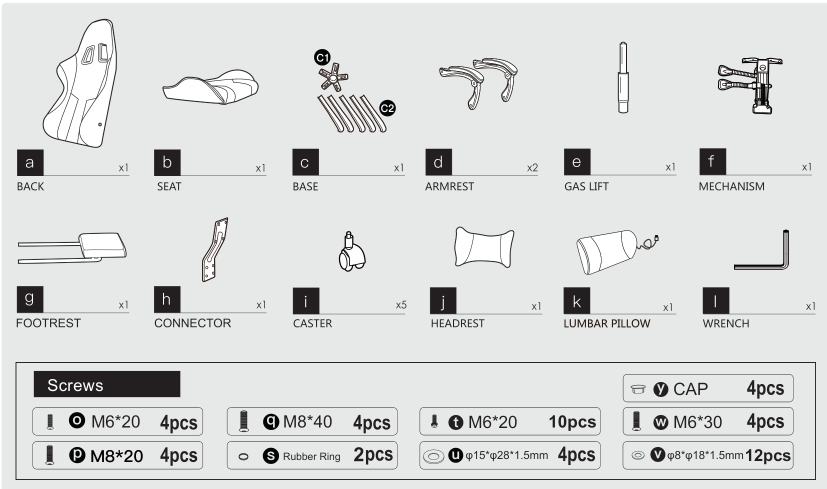
#> input picture ict-track8/data/raysource-images/Manual02_0.jpg, 1653 x 978 px (shown at 1/2 size)
$ python -i perspective.py   (imports and definitions only)
#> lines starting #> are read from the running program, lines starting #| are printed output that depends on the picture; after the words box and inside, x2 and y2 are one past the last pixel; in counts of white or black regions, pixels touching at a corner belong together
#> further down, picture is the input picture: PIL image 1653x978 RGB; mean R, G, B 217.9, 219.4, 218.6
"""Explicit observed page-corner rectification; no inferred text or table facts."""
import math
from PIL import Image


class PageBoundaryDetectionAgent:
    """Find a contrast-supported page outline; ambiguity remains uncorrected."""
    # [37 lines left out: function _refine_edges, not called in this run]

    def detect(self, image):
        import cv2
        import numpy as np
        from hashlib import sha256
        if min(image.size)<32 or image.width*image.height>40_000_000:
            return {'agent':'PageBoundaryDetectionAgent','status':'unavailable','reason':'page_detection_pixel_budget'}
        rgb=np.asarray(image.convert('RGB'))
        source_size=[image.width,image.height]
#> source_size = [1653, 978]
        base={'agent':'PageBoundaryDetectionAgent','coordinate_scope':'exif_normalized_pixel_edges',
            'size_px':source_size,'pixel_sha256':sha256(rgb.tobytes()).hexdigest(),
            'semantic_values_verified':False}
        ratio=min(1.,1600/max(image.size))
#> ratio = 0.968
        sample=cv2.resize(rgb,(max(1,round(image.width*ratio)),max(1,round(image.height*ratio))))
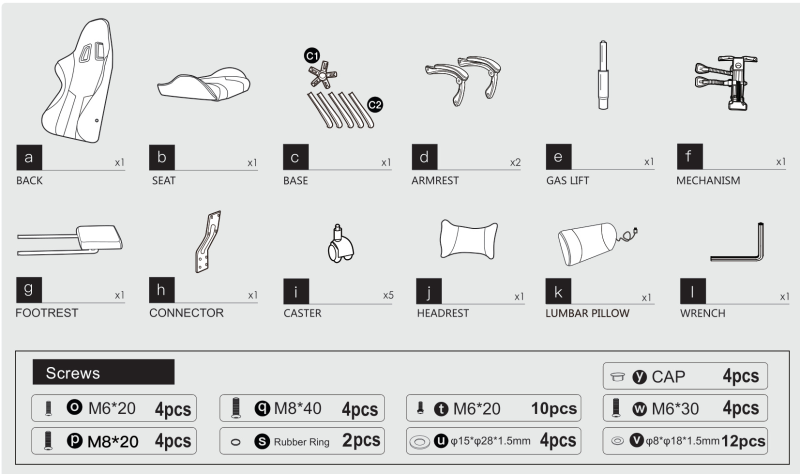
#> sample: shape (947, 1600, 3) (shown at 1/2 size); mean R, G, B 217.9, 219.4, 218.6
        gray=cv2.cvtColor(sample,cv2.COLOR_RGB2GRAY)
        gray=cv2.GaussianBlur(gray,(5,5),0)
        height,width=gray.shape
#> height = 947; width = 1600
        lab=cv2.cvtColor(sample,cv2.COLOR_RGB2LAB).astype(float)
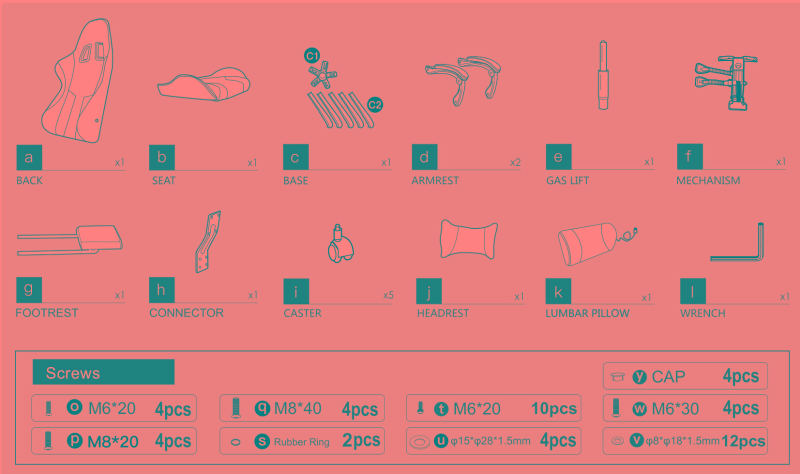
#> lab: shape (947, 1600, 3) float64 (shown at 1/2 size); mean R, G, B 221.5, 127.3, 128
        margin=max(1,round(min(width,height)*.025))
#> margin = 24
        border=np.concatenate([lab[:margin].reshape(-1,3),lab[-margin:].reshape(-1,3),
            lab[:,:margin].reshape(-1,3),lab[:,-margin:].reshape(-1,3)])
        background=np.median(border,axis=0)
#> background = [235, 127, 128]
        color_distance=np.minimum(np.linalg.norm(lab-background,axis=2),255).astype(np.uint8)
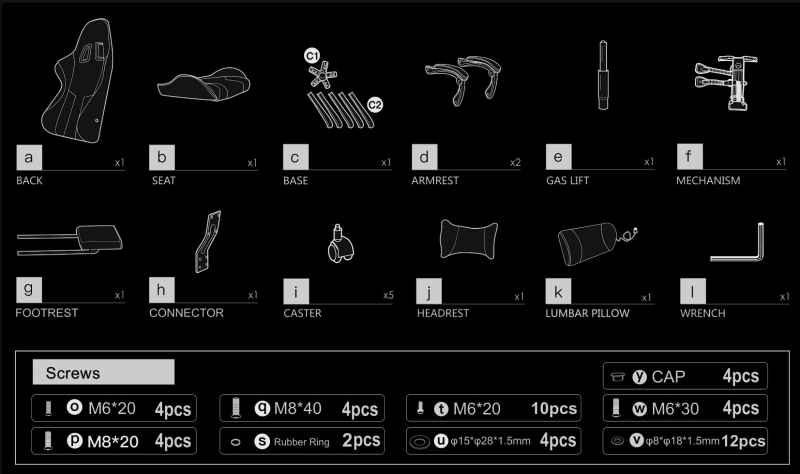
#> color_distance: shape (947, 1600) (shown at 1/2 size); min 0, max 235, mean 15
        color_distance=cv2.GaussianBlur(color_distance,(5,5),0)
        contours=[]
        for signal,basis in [(gray,'grayscale_luminance'),(color_distance,'distance_from_border_median_lab')]:
            _,mask=cv2.threshold(signal,0,255,cv2.THRESH_BINARY+cv2.THRESH_OTSU)
            found,_=cv2.findContours(mask,cv2.RETR_EXTERNAL,cv2.CHAIN_APPROX_SIMPLE)
            contours.extend((contour,signal,basis,mask) for contour in sorted(found,key=cv2.contourArea,reverse=True)[:16])
#> this loop made 2 passes
#> (basis, found) on pass 1: ('grayscale_luminance', [[[0, 0], [0, 946], [1599, 946], [1599, 0]]])
#> basis on pass 2: 'distance_from_border_median_lab'
#> pass 1, in detect, `_,mask=cv2.threshold(signal,0,255,cv2.THRESH_BINARY+cv2.THRESH_OTSU)`:
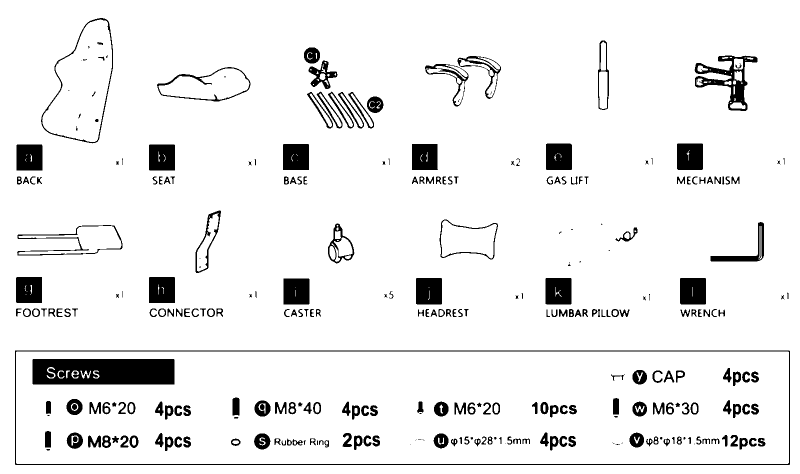
#> mask: shape (947, 1600) (shown at 1/2 size); 92.9% white; 300 black regions (43 under 20 px), largest, box (x1, y1, x2, y2) and area: (65, 718, 349, 769) 13803, (30, 701, 1580, 930) 7104, (1389, 111, 1515, 222) 4205
#> pass 2, in detect, `_,mask=cv2.threshold(signal,0,255,cv2.THRESH_BINARY+cv2.THRESH_OTSU)`:
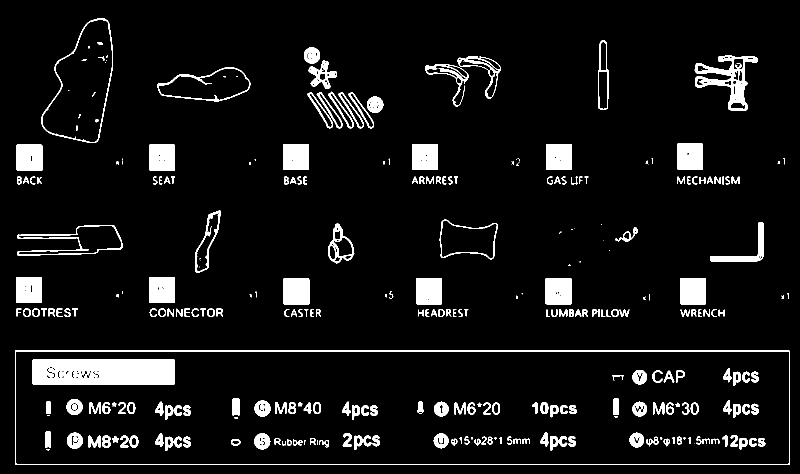
#> mask: shape (947, 1600) (shown at 1/2 size); 7% white; 301 white regions (53 under 20 px), largest, box (x1, y1, x2, y2) and area: (65, 718, 349, 769) 13849, (30, 701, 1580, 930) 7104, (1389, 111, 1515, 222) 4251
#> after the loop, contours = 17 items
        candidates=[]
        for contour,signal,basis,mask in contours:
            area=cv2.contourArea(contour)
            if not .25*width*height<=area<=.97*width*height:continue
            perimeter=cv2.arcLength(contour,True)
            quad=cv2.approxPolyDP(contour,.015*perimeter,True)
            if len(quad)!=4 or not cv2.isContourConvex(quad):continue
            points=quad.reshape(4,2).astype(float)
            center=points.mean(axis=0)
            points=points[np.argsort(np.arctan2(points[:,1]-center[1],points[:,0]-center[0]))]
            points=np.roll(points,-int(np.argmin(points.sum(axis=1))),axis=0)
            polygon_area=cv2.contourArea(points.astype(np.float32))
            if area/max(1.,polygon_area)<.97:continue
            interior=np.zeros_like(mask)
            cv2.fillConvexPoly(interior,points.astype(np.int32),255)
            foreground_fill=float(np.mean(mask[interior>0]>0))
            if foreground_fill<.7:continue
            if any(x<3 or y<3 or x>width-4 or y>height-4 for x,y in points):continue
            lengths=[math.dist(points[k],points[(k+1)%4]) for k in range(4)]
            if min(lengths)<min(width,height)*.15 or not .4<=max(lengths[0],lengths[2])/max(lengths[1],lengths[3])<=2.5:continue
            contrasts=[]
            for k in range(4):
                a,b=points[k],points[(k+1)%4]
                tangent=b-a
                normal=np.array([-tangent[1],tangent[0]])/np.linalg.norm(tangent)
                inside=[];outside=[]
                for t in np.linspace(.15,.85,9):
                    edge=a+(b-a)*t
                    for distance in (3.,5.):
                        ip=edge+normal*distance;op=edge-normal*distance
                        for location,target in [(ip,inside),(op,outside)]:
                            x,y=np.rint(location).astype(int)
                            if 0<=x<width and 0<=y<height:target.append(float(signal[y,x]))
                contrasts.append((float(np.median(inside))-float(np.median(outside)))/255 if inside and outside else 0.)
            if min(contrasts)<.12:continue
            points,refined=self._refine_edges(signal,points)
            if any(x<0 or y<0 or x>width-1 or y>height-1 for x,y in points):continue
            # Correct centre-index coordinates to pixel edges and undo the
            # actual resize ratio separately along each axis.
            original=[[(float(x)+.5)*image.width/width,(float(y)+.5)*image.height/height] for x,y in points]
            candidate={'quad_px':original,'area_fraction':area/(width*height),
                'minimum_edge_contrast':min(contrasts),'edge_contrasts':contrasts,
                'contrast_basis':basis,
                'foreground_fill_fraction':foreground_fill,
                'vertex_source':'local_edge_midpoint_line_intersections' if refined else 'threshold_contour_vertices',
                'contour_fill':area/max(1.,polygon_area)}
            duplicate=None
            current=np.array(original,np.float32)
            for position,existing in enumerate(candidates):
                previous=np.array(existing['quad_px'],np.float32)
                overlap,_=cv2.intersectConvexConvex(current,previous)
                union=cv2.contourArea(current)+cv2.contourArea(previous)-overlap
                if overlap/max(1.,union)>=.95:duplicate=position;break
            if duplicate is None:candidates.append(candidate)
            elif candidate['minimum_edge_contrast']>candidates[duplicate]['minimum_edge_contrast']:
                candidates[duplicate]=candidate
#> this loop made 17 passes
#> (basis, area) on passes 2 to 13: ('distance_from_border_median_lab', 353170.5), ('distance_from_border_median_lab', 22611.5), ('distance_from_border_median_lab', 8256), ('distance_from_border_median_lab', 6422), ('distance_from_border_median_lab', 6130.5), ('distance_from_border_median_lab', 5436), ('distance_from_border_median_lab', 2743), ('distance_from_border_median_lab', 2649), ('distance_from_border_median_lab', 2648.5), ('distance_from_border_median_lab', 2647.5), ('distance_from_border_median_lab', 2644.5), ('distance_from_border_median_lab', 2599.5)
#> (contour, basis, area) on pass 1: ([[0, 0], [0, 946], [1599, 946], [1599, 0]], 'grayscale_luminance', 1512654)
#> after the loop, candidates = []
        if not candidates:return {**base,'status':'unavailable','reason':'no_unambiguous_contrast_supported_page'}
        candidates.sort(key=lambda candidate:candidate['area_fraction'],reverse=True)
        if len(candidates)>1 and candidates[1]['area_fraction']>=candidates[0]['area_fraction']*.5:
            return {**base,'status':'ambiguous','reason':'multiple_page_candidates','candidate_count':len(candidates)}
        return {**base,'status':'candidate','candidate_count':len(candidates),**candidates[0],
            'selection':'observed_contrast_supported_page_boundary'}

    # [33 lines left out: function retains_observed_text, not called in this run]


class PerspectiveRectificationAgent:
    # [30 lines left out: function rectify, not called in this run]

>>> from PIL import Image
>>> picture = Image.open('../data/raysource-images/Manual02_0.jpg')
>>> result = PageBoundaryDetectionAgent().detect(picture)
#> result = 7 items

$ run again, on ict-track8/data/raysource-images/Manual02_1.jpg
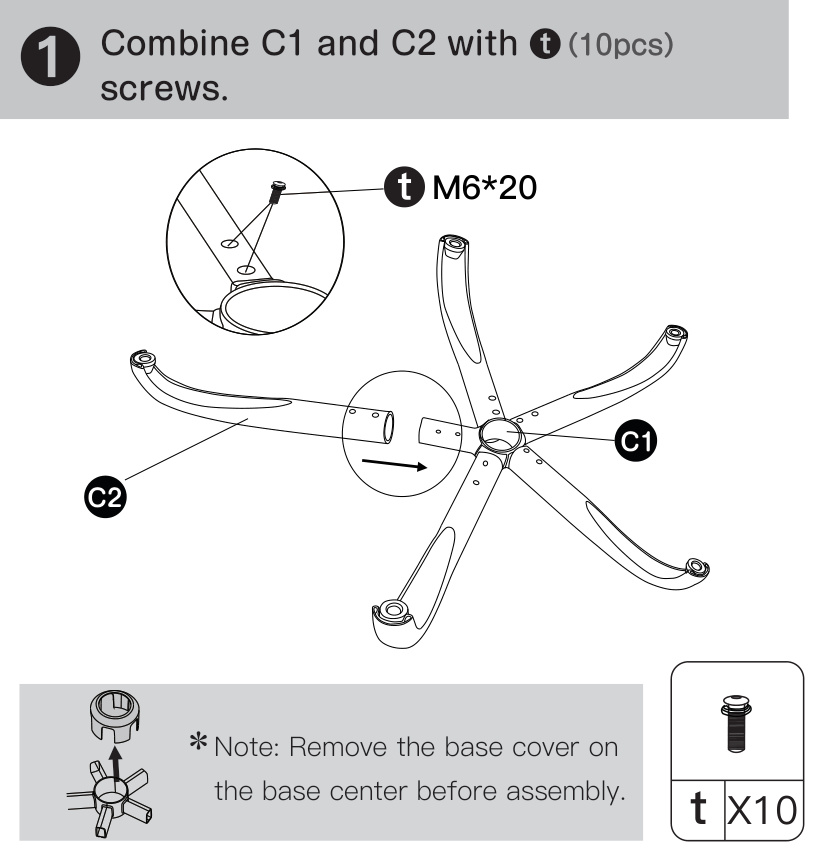
#> input picture ict-track8/data/raysource-images/Manual02_1.jpg, 822 x 852 px
#> picture is the input picture: PIL image 822x852 RGB; mean R, G, B 232.3, 232.5, 233.1
#> background = [255, 128, 128]
#> the loop in detect, `for signal,basis in [(gray,'grayscale_luminance'),(color_distance,'dis..` made 2 passes
#> basis on passes 1 to 2: 'grayscale_luminance', 'distance_from_border_median_lab'
#> pass 1, in detect, `_,mask=cv2.threshold(signal,0,255,cv2.THRESH_BINARY+cv2.THRESH_OTSU)`:
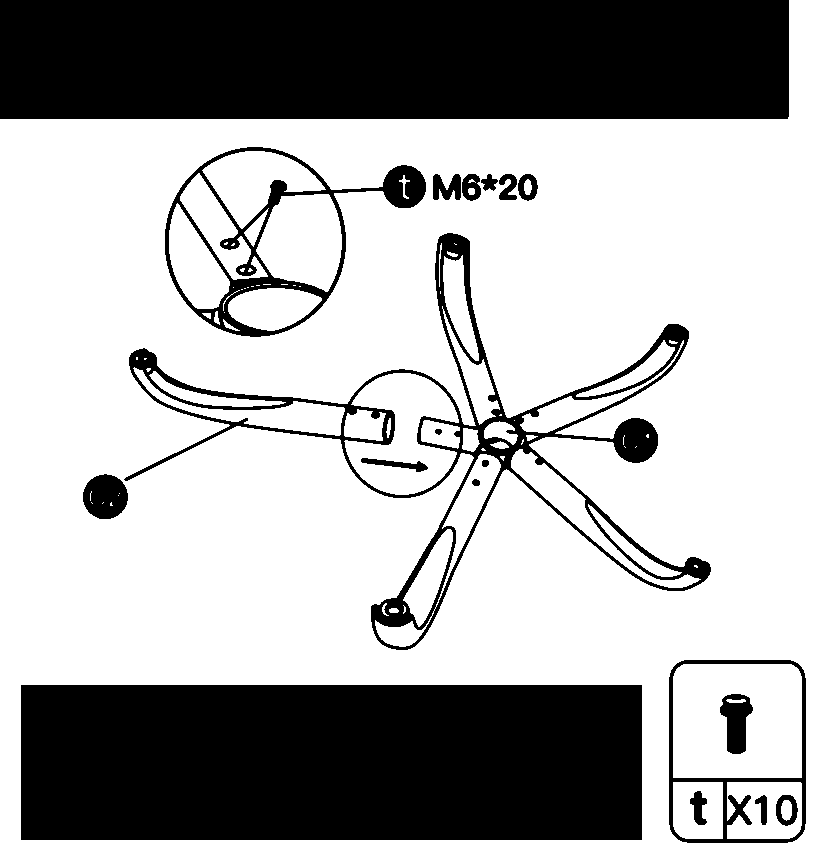
#> mask: shape (852, 822); 67.8% white; 19 black regions, largest, box (x1, y1, x2, y2) and area: (21, 685, 642, 840) 96255, (0, 0, 789, 119) 93889, (124, 233, 711, 650) 18807
#> pass 2, in detect, `_,mask=cv2.threshold(signal,0,255,cv2.THRESH_BINARY+cv2.THRESH_OTSU)`:
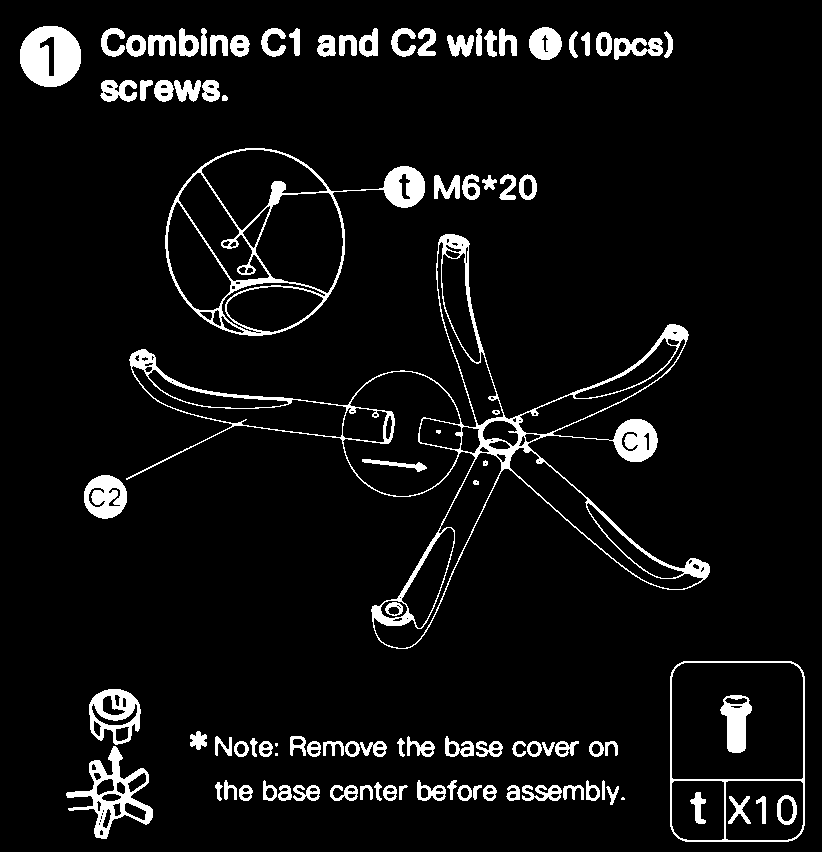
#> mask: shape (852, 822); 6.4% white; 98 white regions (4 under 20 px), largest, box (x1, y1, x2, y2) and area: (126, 234, 710, 649) 11097, (165, 148, 425, 336) 5034, (20, 26, 81, 87) 2744
#> after the loop in detect, `for signal,basis in [(gray,'grayscale_luminance'),(color_distance,'dis..`: contours = 17 items
#> the loop in detect, `for contour,signal,basis,mask in contours:` made 17 passes
#> (basis, area) on passes 2 to 9: ('distance_from_border_median_lab', 47275.5), ('distance_from_border_median_lab', 27696), ('distance_from_border_median_lab', 23839), ('distance_from_border_median_lab', 3114.5), ('distance_from_border_median_lab', 2899), ('distance_from_border_median_lab', 2110.5), ('distance_from_border_median_lab', 1434), ('distance_from_border_median_lab', 809.5)
#> after the loop in detect, `for contour,signal,basis,mask in contours:`: candidates = []
#> result = 7 items
